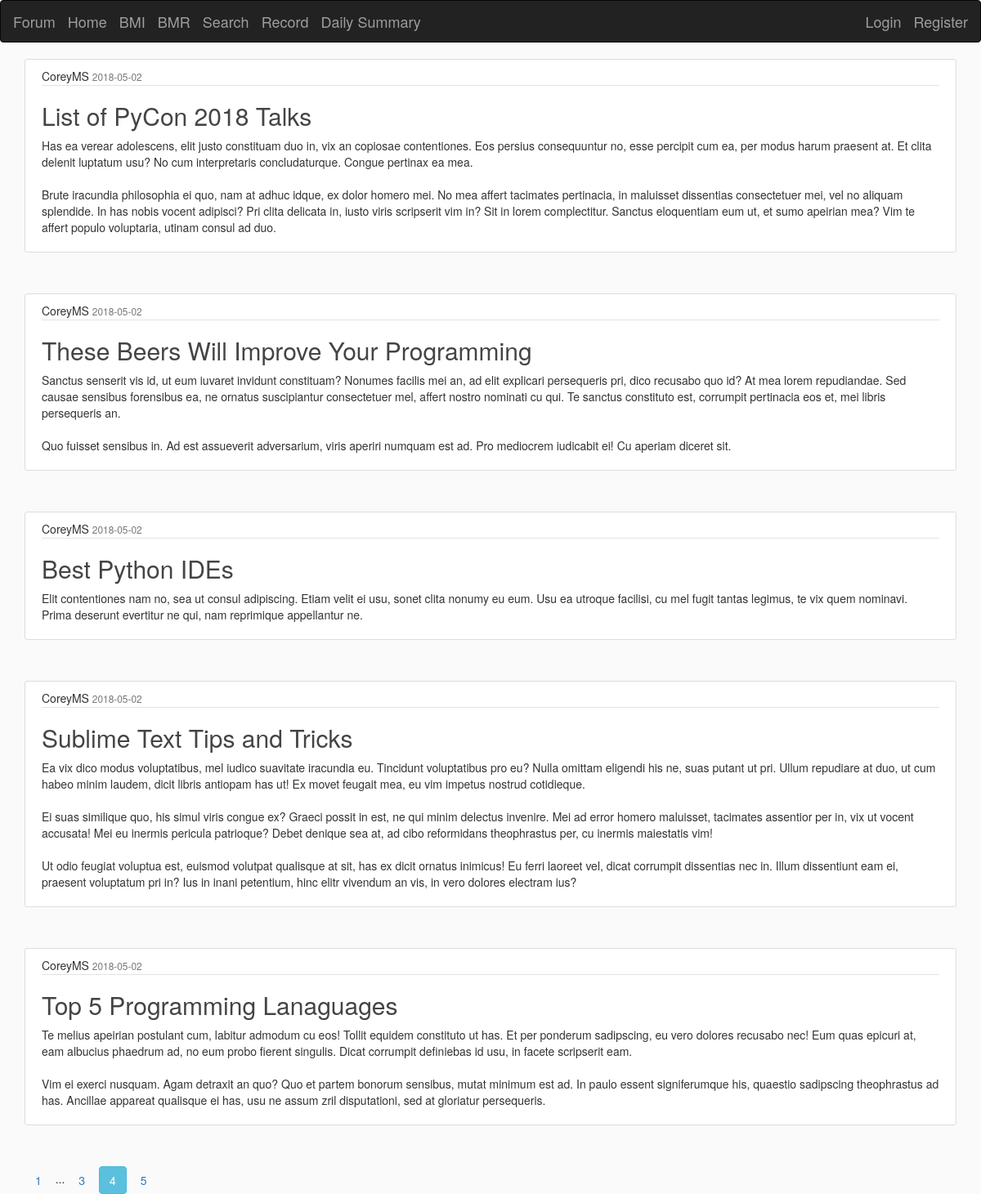
/home?page=4, run on the app's committed database.
### app_folder/models.py (models this page shows, shortened)
class Post(db.Model):
    id = db.Column(db.Integer, primary_key=True)
    title = db.Column(db.String(100), nullable=False)
    date_posted = db.Column(db.DateTime, nullable=False, default=datetime.utcnow)
    content = db.Column(db.Text, nullable=False)
    user_id = db.Column(db.Integer, db.ForeignKey('user.id'), nullable=False)

class User(db.Model, UserMixin):
    id = db.Column(db.Integer, primary_key=True)
    username = db.Column(db.String(20), unique=True, nullable=False)
    email = db.Column(db.String(120), unique=True, nullable=False)
    password = db.Column(db.String(60), nullable=False)
    posts = db.relationship('Post', backref='author', lazy=True)

### app_folder/routes.py (the view)
@app.route("/")
@app.route("/home")
def home():
    page = request.args.get('page', 1, type=int)
    posts = Post.query.order_by(Post.date_posted.desc()).paginate(page=page, per_page=5)
    return render_template('home.html', posts=posts)

### app_folder/templates/home.html
{% extends "layout.html" %}
{% block content %}
    {% for post in posts.items %}
        <article class="media content-section">
          <div class="media-body">
            <div class="article-metadata">
              <span class="mr-2" >{{ post.author.username }}</span>
              <small class="text-muted">{{ post.date_posted.strftime('%Y-%m-%d') }}</small>
            </div>
            <h2><span class="article-title" >{{ post.title }}</span></h2>
            <p class="article-content">{{ post.content }}</p>
          </div>
        </article>
    {% endfor %}
    {% for page_num in posts.iter_pages(left_edge=1, right_edge=1, left_current=1, right_current=2) %}
      {% if page_num %}
        {% if posts.page == page_num %}
          <a class="btn btn-info mb-4" href="{{ url_for('home', page=page_num) }}">{{ page_num }}</a>
        {% else %}
          <a class="btn btn-outline-info mb-4" href="{{ url_for('home', page=page_num) }}">{{ page_num }}</a>
        {% endif %}
      {% else %}
        ...
      {% endif %}
    {% endfor %}
{% endblock content %}

### app_folder/static/main.css (style rules this page uses)
body { background: #fafafa; color: #333333; }
h1, h2, h3, h4, h5, h6 { color: #444444; }
.content-section { background: #ffffff; padding: 10px 20px; border: 1px solid #dddddd; border-radius: 3px; margin-bottom: 50px; }
.article-title { color: #444444; }
.article-content { white-space: pre-line; }
.article-metadata { padding-bottom: 1px; margin-bottom: 4px; border-bottom: 1px solid #e3e3e3 }

### data on the page
Post: author.username "CoreyMS", date_posted "2018-05-02", title "List of PyCon 2018 Talks", content "Has ea verear adolescens, elit justo constituam duo in, vix an copiosae contentiones. Eos persius consequuntur no, esse percipit cum ea, per modus harum praesent at. Et clita delenit luptatum usu? No cum interpretaris concludaturque. Congue pertinax ea mea. Brute iracundia philosophia ei quo, nam at adhuc idque, ex dolor homero mei. No mea affert tacimates pertinacia, in maluisset dissentias consectetuer mei, vel no aliquam splendide. In has nobis vocent adipisci? Pri clita delicata in, iusto viris scripserit vim in? Sit in lorem complectitur. Sanctus eloquentiam eum ut, et sumo apeirian mea? Vim te affert populo voluptaria, utinam consul ad duo."
Post: author.username "CoreyMS", date_posted "2018-05-02", title "These Beers Will Improve Your Programming", content "Sanctus senserit vis id, ut eum iuvaret invidunt constituam? Nonumes facilis mei an, ad elit explicari persequeris pri, dico recusabo quo id? At mea lorem repudiandae. Sed causae sensibus forensibus ea, ne ornatus suscipiantur consectetuer mel, affert nostro nominati cu qui. Te sanctus constituto est, corrumpit pertinacia eos et, mei libris persequeris an. Quo fuisset sensibus in. Ad est assueverit adversarium, viris aperiri numquam est ad. Pro mediocrem iudicabit ei! Cu aperiam diceret sit."
Post: author.username "CoreyMS", date_posted "2018-05-02", title "Best Python IDEs", content "Elit contentiones nam no, sea ut consul adipiscing. Etiam velit ei usu, sonet clita nonumy eu eum. Usu ea utroque facilisi, cu mel fugit tantas legimus, te vix quem nominavi. Prima deserunt evertitur ne qui, nam reprimique appellantur ne."
Post: author.username "CoreyMS", date_posted "2018-05-02", title "Sublime Text Tips and Tricks", content "Ea vix dico modus voluptatibus, mel iudico suavitate iracundia eu. Tincidunt voluptatibus pro eu? Nulla omittam eligendi his ne, suas putant ut pri. Ullum repudiare at duo, ut cum habeo minim laudem, dicit libris antiopam has ut! Ex movet feugait mea, eu vim impetus nostrud cotidieque. Ei suas similique quo, his simul viris congue ex? Graeci possit in est, ne qui minim delectus invenire. Mei ad error homero maluisset, tacimates assentior per in, vix ut vocent accusata! Mei eu inermis pericula patrioque? Debet denique sea at, ad cibo reformidans theophrastus per, cu inermis maiestatis vim! Ut odio feugiat voluptua est, euismod volutpat qualisque at sit, has ex dicit ornatus inimicus! Eu…"
Post: author.username "CoreyMS", date_posted "2018-05-02", title "Top 5 Programming Lanaguages", content "Te melius apeirian postulant cum, labitur admodum cu eos! Tollit equidem constituto ut has. Et per ponderum sadipscing, eu vero dolores recusabo nec! Eum quas epicuri at, eam albucius phaedrum ad, no eum probo fierent singulis. Dicat corrumpit definiebas id usu, in facete scripserit eam. Vim ei exerci nusquam. Agam detraxit an quo? Quo et partem bonorum sensibus, mutat minimum est ad. In paulo essent signiferumque his, quaestio sadipscing theophrastus ad has. Ancillae appareat qualisque ei has, usu ne assum zril disputationi, sed at gloriatur persequeris."

### other printed values
{{ page_num }} "1" "3" "5"
{{ page_num }} "4"
